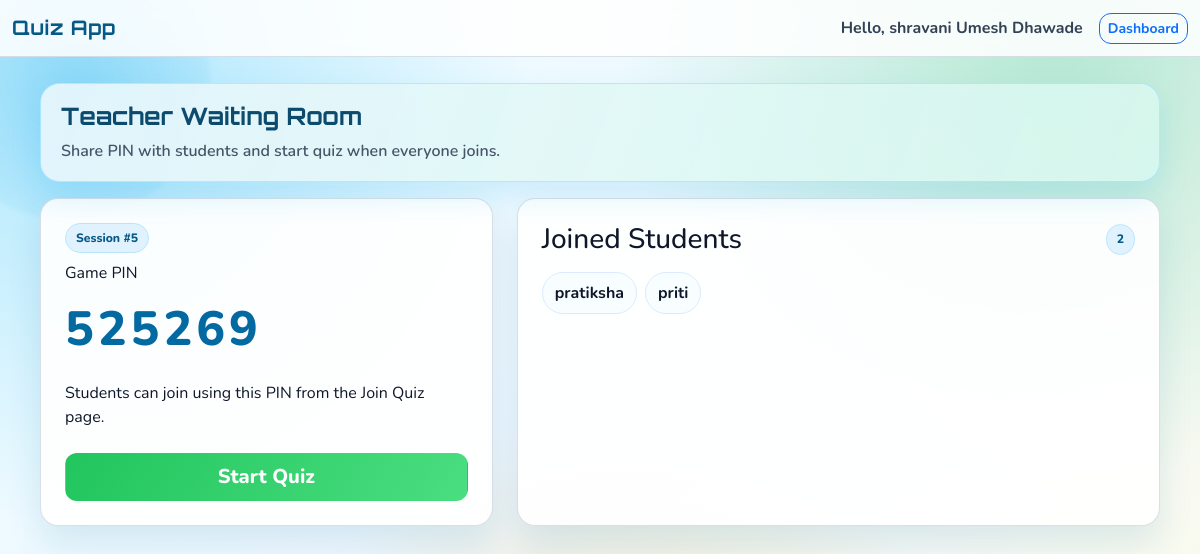
/host_lobby/5 (signed in), run on the app's committed database.
### tables this page shows
CREATE TABLE Users(
            user_id INTEGER PRIMARY KEY AUTOINCREMENT,
            username TEXT NOT NULL,
            email TEXT UNIQUE NOT NULL,
            password TEXT NOT NULL,
            role TEXT NOT NULL,
            profile_pic TEXT,
            avatar TEXT
        , department TEXT DEFAULT 'Computer', theme_mode TEXT DEFAULT 'light', font_scale TEXT DEFAULT 'medium', app_language TEXT DEFAULT 'en', email_alerts INTEGER DEFAULT 1, mute_notifications INTEGER DEFAULT 0, session_version INTEGER DEFAULT 0);

CREATE TABLE live_sessions (
    session_id INTEGER PRIMARY KEY AUTOINCREMENT,
    quiz_id INTEGER NOT NULL,
    pin INTEGER UNIQUE NOT NULL,
    is_active INTEGER DEFAULT 1,
    created_by INTEGER,
    start_time DATETIME DEFAULT NULL,
    current_question INTEGER DEFAULT 0, started INTEGER DEFAULT 0, question_started_at DATETIME, game_mode TEXT DEFAULT 'classic', randomize_questions INTEGER DEFAULT 0, friendly_nicknames INTEGER DEFAULT 0, show_leaderboard INTEGER DEFAULT 1, music_on INTEGER DEFAULT 0, question_order TEXT,
    FOREIGN KEY (quiz_id) REFERENCES Quizzes(quiz_id),
    FOREIGN KEY (created_by) REFERENCES Users(user_id)
);

CREATE TABLE participants (
            participant_id INTEGER PRIMARY KEY AUTOINCREMENT,
            session_id INTEGER NOT NULL,
            nickname TEXT NOT NULL,
            joined_at DATETIME DEFAULT CURRENT_TIMESTAMP, avatar TEXT,
            FOREIGN KEY (session_id) REFERENCES live_sessions(session_id)
        );

### app.py (the view)
@app.route('/host_lobby/<int:session_id>')
def host_lobby(session_id):
    if 'role' not in session or session['role'] != 'Teacher':
        flash("Please login as teacher")
        return redirect('/login')
    conn = get_db_connection()
    session_data = conn.execute(
        "SELECT pin FROM live_sessions WHERE session_id = ?",
        (session_id,)
    ).fetchone()
    if not session_data:
        flash("Session not found")
        return redirect('/teacher_dashboard')
    pin = session_data['pin']
    students = conn.execute(
        "SELECT nickname FROM participants WHERE session_id = ?",
        (session_id,)
    ).fetchall()
    conn.close()
    return render_template('teacher/waiting_room.html', pin=pin, students=students, session_id=session_id)

### app.py (called while the page is built)
def get_db_connection():
    return DBConnection(DATABASE)

    def __enter__(self):
        return self.conn

    def __exit__(self, exc_type, exc_val, exc_tb):
        if exc_type is None:
            self.conn.commit()
        else:
            self.conn.rollback()
        self.conn.close()

    def __getattr__(self, name):
        return getattr(self.conn, name)

### templates/teacher/waiting_room.html (shortened to what this page needs)
<!DOCTYPE html>
<html lang="en">
<head>
<link href="https://cdn.jsdelivr.net/npm/bootstrap@5.3.2/dist/css/bootstrap.min.css" rel="stylesheet">
<link href="{{ url_for('static', filename='css/ui-system.css') }}" rel="stylesheet">
</head>
<body class="app-bg theme-{{ session.get('theme_mode', 'light') }} font-{{ session.get('font_scale', 'medium') }}">
<nav class="navbar navbar-expand-lg topbar">
    <div class="container-fluid">
        <span class="navbar-brand">Quiz App</span>
        <div class="d-flex align-items-center gap-2">
            <span class="hello me-2">Hello, {{ session['username'] }}</span>
            <a href="{{ url_for('teacher_dashboard') }}" class="btn btn-outline-primary btn-sm">Dashboard</a>
        </div>
    </div>
</nav>
<div class="page-wrap">
    <div class="section-hero mb-3">
        <h2>Teacher Waiting Room</h2>
        <p>Share PIN with students and start quiz when everyone joins.</p>
    </div>
    <div class="row g-4">
        <div class="col-12 col-lg-5">
            <div class="glass-card p-4 h-100">
                <div class="chip mb-2">Session #{{ session_id }}</div>
                <div class="mb-2">Game PIN</div>
                <div class="pin-box">{{ pin }}</div>
                <p class="mt-3 mb-4">Students can join using this PIN from the Join Quiz page.</p>
                <button id="startBtn" class="btn btn-success-solid w-100 btn-lg">Start Quiz</button>
            </div>
        </div>
        <div class="col-12 col-lg-7">
            <div class="glass-card p-4 h-100">
                <div class="d-flex justify-content-between align-items-center mb-3">
                    <h3 class="m-0">Joined Students</h3>
                    <span class="stat-badge" id="studentCount">{{ students|length }}</span>
                </div>
                <div id="studentList" class="list-box d-flex flex-wrap gap-2">
                    {% for student in students %}
                    <span class="student-pill">{{ student['nickname'] }}</span>
                    {% else %}
                    <p class="empty-text m-0">No students joined yet.</p>
                    {% endfor %}
                </div>
            </div>
        </div>
    </div>
</div>
</body>
</html>

### static/css/ui-system.css (style rules this page uses)
:root { --bg-a: #ecfeff; --bg-b: #eff6ff; --bg-c: #fefce8; --brand: #0ea5e9; --brand-dark: #0284c7; --success: #22c55e; --success-dark: #16a34a; --accent: #f97316; --text: #0f172a; --muted: #475569; --card: rgba(255, 255, 255, 0.92); --border: rgba(148, 163, 184, 0.35); }
body.app-bg.font-medium { font-size: 16px; }
* { box-sizing: border-box; }
body.app-bg { min-height: 100vh; background: radial-gradient(circle at 8% 12%, rgba(56, 189, 248, 0.35), transparent 33%), radial-gradient(circle at 88% 6%, rgba(34, 197, 94, 0.28), transparent 34%), radial-gradient(circle at 52% 96%, rgba(251, 191, 36, 0.26), transparent 36%), linear-gradient(140deg, var(--bg-a), var(--bg-b) 55%, var(--bg-c)); font-family: 'Nunito', sans-serif; color: var(--text); position: relative; overflow-x: hidden; }
body.app-bg::before, body.app-bg::after { content: ""; position: fixed; width: 280px; height: 280px; border-radius: 50%; filter: blur(2px); z-index: -1; animation: floatBlob 9s ease-in-out infinite; }
body.app-bg::before { top: -60px; left: -70px; background: radial-gradient(circle, rgba(14, 165, 233, 0.22), rgba(14, 165, 233, 0)); }
body.app-bg::after { bottom: -80px; right: -80px; background: radial-gradient(circle, rgba(249, 115, 22, 0.2), rgba(249, 115, 22, 0)); animation-delay: 1.3s; }
.topbar { background: rgba(255, 255, 255, 0.86); border-bottom: 1px solid var(--border); backdrop-filter: blur(10px); }
.topbar .navbar-brand { color: #075985; font-family: 'Orbitron', sans-serif; font-weight: 700; letter-spacing: 0.5px; }
.topbar .hello { color: #334155; font-weight: 700; }
.page-wrap { width: min(1120px, calc(100% - 28px)); margin: 26px auto 34px; }
.glass-card { border: 1px solid var(--border); border-radius: 18px; box-shadow: 0 18px 34px rgba(14, 116, 144, 0.12); background: var(--card); color: var(--text); }
.section-hero { border: 1px solid rgba(56, 189, 248, 0.34); border-radius: 20px; padding: 18px 20px; box-shadow: 0 14px 30px rgba(14, 165, 233, 0.15); background: linear-gradient(110deg, rgba(255, 255, 255, 0.92), rgba(236, 254, 255, 0.88)); position: relative; }
.section-hero::after { content: ""; position: absolute; inset: 0; border-radius: 20px; pointer-events: none; background: linear-gradient(120deg, rgba(14, 165, 233, 0.09), rgba(34, 197, 94, 0.09)); }
.section-hero h1, .section-hero h2 { font-family: 'Orbitron', sans-serif; font-size: clamp(1.15rem, 2vw, 1.55rem); margin: 0; font-weight: 700; color: #0c4a6e; position: relative; z-index: 1; }
.section-hero p { margin: 8px 0 0; color: var(--muted); font-weight: 600; position: relative; z-index: 1; }
.stat-badge, .chip { display: inline-block; background: #e0f2fe; color: #075985; border: 1px solid #bae6fd; border-radius: 999px; padding: 5px 10px; font-size: 0.76rem; font-weight: 800; }
.btn-success-solid { background: linear-gradient(120deg, var(--success), #4ade80); border-color: transparent; color: #fff; font-weight: 800; border-radius: 12px; }
.btn-outline-primary, .btn-outline-secondary, .btn-outline-danger, .btn-outline-success, .btn-outline-warning { border-radius: 12px; font-weight: 700; }

### templates/teacher/waiting_room.html (style rules this page uses)
.pin-box { font-size: clamp(2rem, 6vw, 3rem); font-weight: 800; letter-spacing: 4px; color: #0369a1; }
.list-box { max-height: 320px; overflow-y: auto; }
.student-pill { background: #f8fdff; border: 1px solid #dbeafe; border-radius: 999px; padding: 8px 12px; font-weight: 700; color: #0f172a; }

### data on the page
Users: username "shravani Umesh Dhawade"
live_sessions: pin "525269"
participants: nickname "pratiksha"
participants: nickname "priti"

### other printed values
{{ session_id }} "5"
{{ students|length }} "2"
